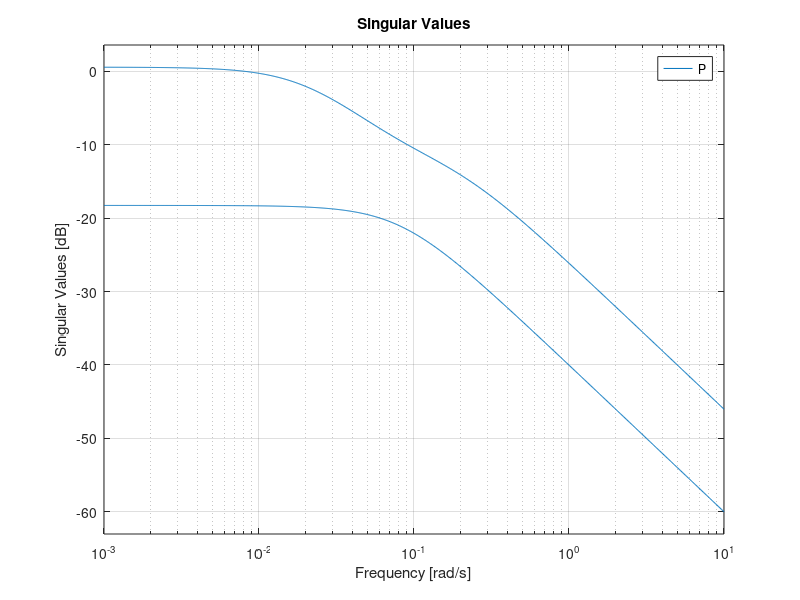

The MATLAB script that drew this image:
% Heat Exchanger 9

% Tabula Rasa
clear all;
close all;
clc;

% Physical Parameters
m_dot_1 = 0.5;  % [kg/s]
m_dot_2 = 0.2;  % [kg/s]
V_1 = 0.01;     % [m^3]
V_2 = 0.02;     % [m^3]

rho = 1000;     % [kg/m^3]
c = 4200;       % [J/(kg K)]
Ar = 2;         % [m^2]
k = 2000;       % [W/(m^2 K)]

% Control-Oriented Parameters
tau_1 = rho * V_1 * c / (m_dot_1 * c  +  k * Ar);  % [s]
tau_2 = rho * V_2 * c / (m_dot_2 * c  +  k * Ar);  % [s]

sigma_1 = k * Ar / (m_dot_1 * c  +  k * Ar);       % [-]
sigma_2 = k * Ar / (m_dot_2 * c  +  k * Ar);       % [-]

beta_1 = m_dot_1 * c / (m_dot_1 * c  +  k * Ar);   % [-]
beta_2 = m_dot_2 * c / (m_dot_2 * c  +  k * Ar);   % [-]

% System Matrices
A = [      -1/tau_1    sigma_1/tau_1 ;
      sigma_2/tau_2         -1/tau_2 ];
      
B = [ beta_1/tau_1               0 ;
                 0    beta_2/tau_2 ];
             
C = [ 1    0 ;
      0    1 ];
      
D = [ 0    0 ;
      0    0 ];
      
% State-Space Model
P = ss (A, B, C, D)

% Stability
st = isstable (P)

% Controllability
co = isctrb (P)

% Observability
ob = isobsv (P)

% Invariant Zeros
z = zero (P)

% System Poles
p = pole (P)

% Singular Value Plot
figure (1)
sigma (P)

% Relative-Gain Array
RGA = tf (P) .* tf (inv (P)).'
